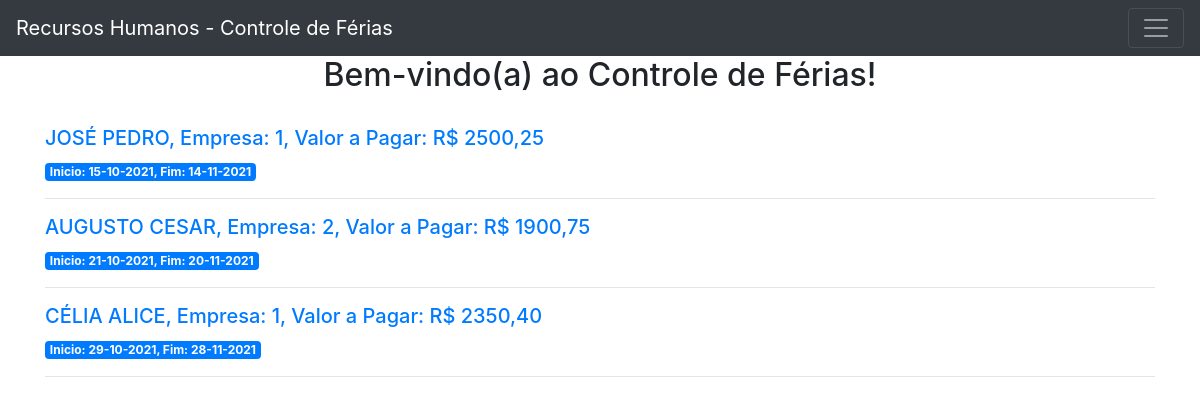
Before: / with the older database file.
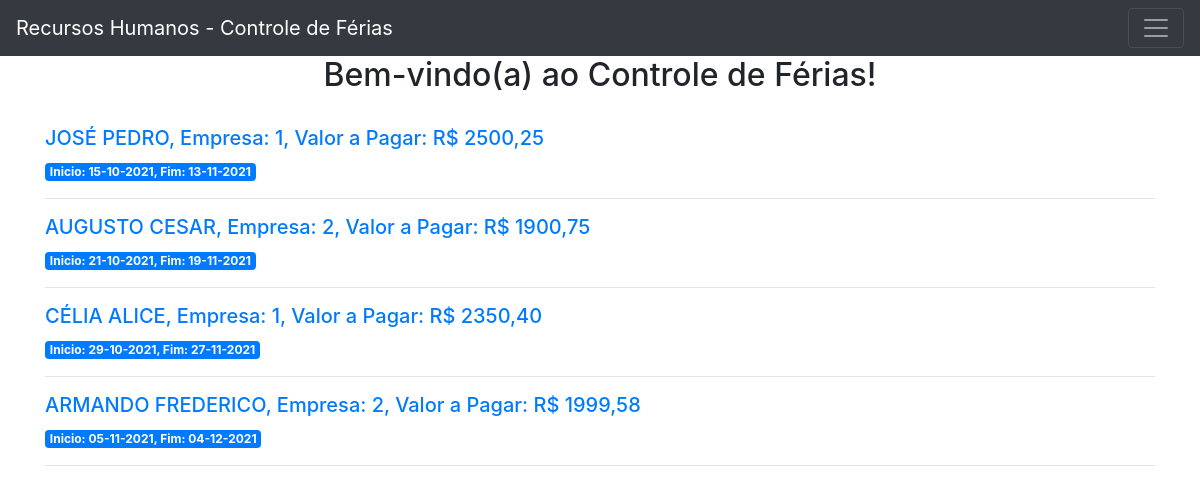
After: the same page with the newer database file.
### app.py (models this page shows)
class Controle_ferias(db.Model):
    id = db.Column(db.Integer, primary_key=True)
    inclusao = db.Column(db.DateTime, default=datetime.datetime.utcnow)
    empresaid = db.Column(db.Integer, nullable=False)
    pessoa = db.Column(db.String(60), nullable=False)
    data_inicio_ferias = db.Column(db.Date, nullable=False)
    data_fim_ferias = db.Column(db.Date, nullable=False)
    valor_ferias = db.Column(db.Float, nullable=False)

### app.py (the view)
@app.route('/')
def index():
    cf = Controle_ferias.query.all()
    return render_template('index.html', cf=cf)

### templates/index.html
{% extends 'base.html' %}
{% block content %}
    <div style="text-align:center"><h2>{% block title %} Bem-vindo(a) ao Controle de Férias! {% endblock title %}</h2><br></div>
    {% for nome in cf %}
        <a href='#'>
            <h5>{{ nome.pessoa }},
            Empresa: {{ nome['empresaid'] }},
            Valor a Pagar: R$ {{ nome.valor_ferias }}</h5>
        </a>
        <span class="badge badge-primary">
        Inicio: {{ nome.data_inicio_ferias.strftime('%d-%m-%Y') }},
        Fim: {{ nome.data_fim_ferias.strftime('%d-%m-%Y') }}
        </span>
        <hr>
    {% endfor %}
{% endblock %}

### templates/base.html (shortened to what this page needs)
<!doctype html>
<html lang='pt-BR'>
    <head>
        <link rel="stylesheet" href="https://cdn.jsdelivr.net/npm/bootstrap@4.6.0/dist/css/bootstrap.min.css">
        <link rel="stylesheet" href="<link href="https://cdn.jsdelivr.net/npm/bootstrap@5.1.3/dist/css/bootstrap.min.css" rel="stylesheet">
    </head>
    <body>
<nav class="navbar navbar-dark bg-dark">
  <a class="navbar-brand" href="#">Recursos Humanos - Controle de Férias</a>
  <button class="navbar-toggler" type="button" data-toggle="collapse" data-target="#conteudoNavbarSuportado" aria-controls="conteudoNavbarSuportado" aria-expanded="false" aria-label="Alterna navegação">
    <span class="navbar-toggler-icon"></span>
  </button>
</nav>
        <div class="container">
            {% block content  %}{% endblock content  %}
        </div>
    </body>
</html>

Changed rows visible on the page:
changed Controle_ferias "JOSÉ PEDRO": data_fim_ferias "14-11-2021" → "13-11-2021"
changed Controle_ferias "AUGUSTO CESAR": data_fim_ferias "20-11-2021" → "19-11-2021"
changed Controle_ferias "CÉLIA ALICE": data_fim_ferias "28-11-2021" → "27-11-2021"
added Controle_ferias: pessoa "ARMANDO FREDERICO", empresaid "2", valor_ferias "1999,58", data_inicio_ferias "05-11-2021", data_fim_ferias "04-12-2021"
